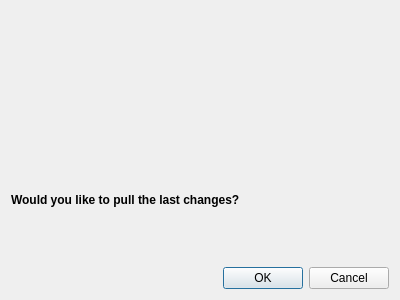
<?xml version="1.0" encoding="UTF-8"?>
<ui version="4.0">
 <class>PullDlg</class>
 <widget class="QDialog" name="PullDlg">
  <property name="geometry">
   <rect>
    <x>0</x>
    <y>0</y>
    <width>400</width>
    <height>300</height>
   </rect>
  </property>
  <property name="windowTitle">
   <string>Dialog</string>
  </property>
  <layout class="QVBoxLayout" name="verticalLayout">
   <item>
    <widget class="QLabel" name="lText">
     <property name="text">
      <string/>
     </property>
    </widget>
   </item>
   <item>
    <widget class="QLabel" name="label">
     <property name="font">
      <font>
       <weight>75</weight>
       <bold>true</bold>
      </font>
     </property>
     <property name="text">
      <string>Would you like to pull the last changes?</string>
     </property>
    </widget>
   </item>
   <item>
    <widget class="QDialogButtonBox" name="buttonBox">
     <property name="orientation">
      <enum>Qt::Horizontal</enum>
     </property>
     <property name="standardButtons">
      <set>QDialogButtonBox::Cancel|QDialogButtonBox::Ok</set>
     </property>
    </widget>
   </item>
  </layout>
 </widget>
 <resources/>
 <connections>
  <connection>
   <sender>buttonBox</sender>
   <signal>accepted()</signal>
   <receiver>PullDlg</receiver>
   <slot>accept()</slot>
   <hints>
    <hint type="sourcelabel">
     <x>248</x>
     <y>254</y>
    </hint>
    <hint type="destinationlabel">
     <x>157</x>
     <y>274</y>
    </hint>
   </hints>
  </connection>
  <connection>
   <sender>buttonBox</sender>
   <signal>rejected()</signal>
   <receiver>PullDlg</receiver>
   <slot>reject()</slot>
   <hints>
    <hint type="sourcelabel">
     <x>316</x>
     <y>260</y>
    </hint>
    <hint type="destinationlabel">
     <x>286</x>
     <y>274</y>
    </hint>
   </hints>
  </connection>
 </connections>
</ui>
